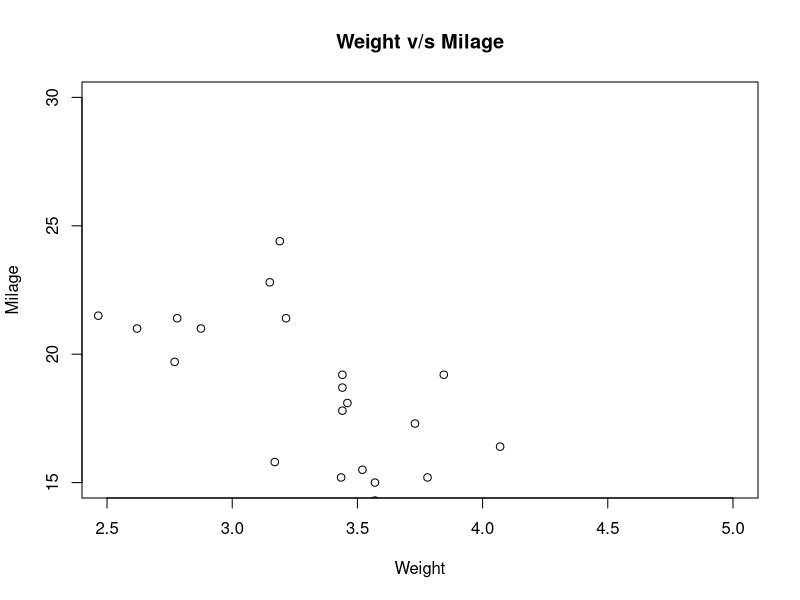

The R script that drew this image:
#scattor plots
data <-mtcars[,c('wt','mpg')]  
png(file = "scatter plot.png")  
plot(x = data$wt,
     y = data$mpg, 
     xlab = "Weight", 
     ylab = "Milage", 
     xlim = c(2.5,5), ylim = c(15,30),
     main = "Weight v/s Milage")  
  
dev.off()  
